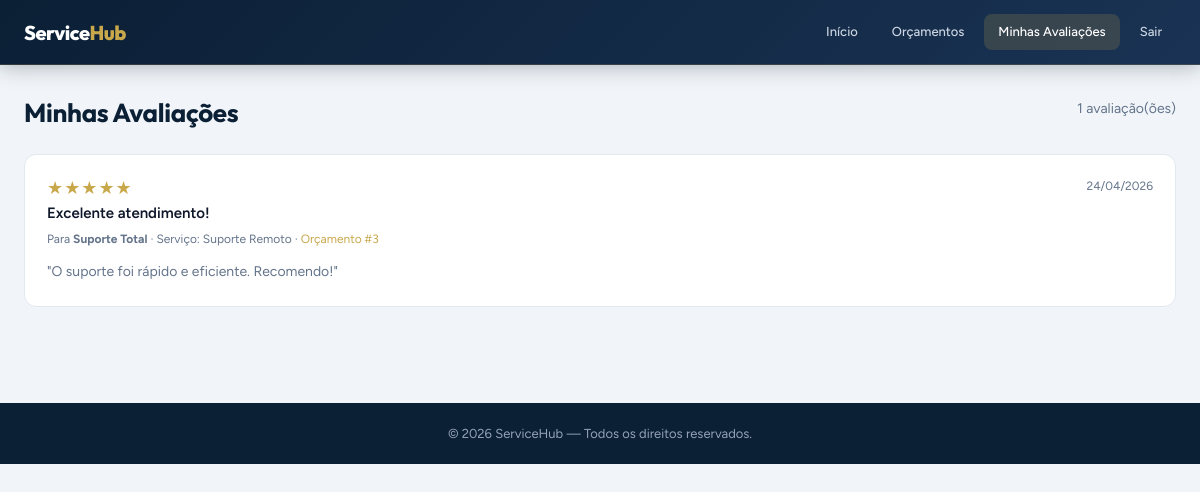
Screenshot of /avaliacoes/index.php (signed in) with the database file from the repository.
### tables this page shows
CREATE TABLE avaliacoes (
    id            INT AUTO_INCREMENT PRIMARY KEY,
    orcamento_id  INT NOT NULL,
    cliente_id    INT NOT NULL,
    empresa_id    INT NOT NULL,
    nota          TINYINT NOT NULL COMMENT '1 a 5 estrelas',
    titulo        VARCHAR(100),
    comentario    TEXT,
    resposta      TEXT    COMMENT 'Resposta da empresa',
    created_at    TIMESTAMP DEFAULT CURRENT_TIMESTAMP,
    updated_at    TIMESTAMP DEFAULT CURRENT_TIMESTAMP ON UPDATE CURRENT_TIMESTAMP,
    CONSTRAINT nota_range CHECK (nota BETWEEN 1 AND 5),
    FOREIGN KEY (orcamento_id) REFERENCES orcamentos(id)  ON DELETE CASCADE,
    FOREIGN KEY (cliente_id)   REFERENCES clientes(id)    ON DELETE CASCADE,
    FOREIGN KEY (empresa_id)   REFERENCES empresas(id)    ON DELETE CASCADE,
    UNIQUE KEY uq_avaliacao_orcamento (orcamento_id)   
);

CREATE TABLE empresas (
    id INT AUTO_INCREMENT PRIMARY KEY,
    nome_empresa VARCHAR(100) NOT NULL,
    email VARCHAR(100) NOT NULL UNIQUE,
    senha VARCHAR(255) NOT NULL,
    cnpj VARCHAR(20) UNIQUE,
    telefone VARCHAR(20),
    endereco TEXT,
    descricao TEXT,
    logo VARCHAR(255),
    site VARCHAR(100),
    status TINYINT DEFAULT 1 COMMENT '1=Ativa, 0=Inativa',
    created_at TIMESTAMP DEFAULT CURRENT_TIMESTAMP,
    updated_at TIMESTAMP DEFAULT CURRENT_TIMESTAMP ON UPDATE CURRENT_TIMESTAMP
);

CREATE TABLE servicos (
    id INT AUTO_INCREMENT PRIMARY KEY,
    empresa_id INT,
    nome VARCHAR(100) NOT NULL,
    descricao TEXT,
    valor DECIMAL(10,2) NOT NULL,
    duracao_estimada INT COMMENT 'Duração em horas',
    categoria VARCHAR(50),
    status TINYINT DEFAULT 1 COMMENT '1=Ativo, 0=Inativo',
    created_at TIMESTAMP DEFAULT CURRENT_TIMESTAMP,
    updated_at TIMESTAMP DEFAULT CURRENT_TIMESTAMP ON UPDATE CURRENT_TIMESTAMP,
    FOREIGN KEY (empresa_id) REFERENCES empresas(id) ON DELETE CASCADE
);

CREATE TABLE orcamentos (
    id INT AUTO_INCREMENT PRIMARY KEY,
    cliente_id INT NOT NULL,
    servico_id INT,
    empresa_id INT,
    quantidade INT DEFAULT 1,
    valor_total DECIMAL(10,2) NOT NULL DEFAULT 0,
    status ENUM('pendente','aprovado','rejeitado','concluido','expirado') DEFAULT 'pendente',
    observacoes TEXT,
    data_orcamento DATE NOT NULL,
    data_validade DATE,
    created_at TIMESTAMP DEFAULT CURRENT_TIMESTAMP,
    updated_at TIMESTAMP DEFAULT CURRENT_TIMESTAMP ON UPDATE CURRENT_TIMESTAMP,
    FOREIGN KEY (cliente_id) REFERENCES clientes(id) ON DELETE CASCADE,
    FOREIGN KEY (servico_id) REFERENCES servicos(id) ON DELETE SET NULL,
    FOREIGN KEY (empresa_id) REFERENCES empresas(id) ON DELETE SET NULL
);

### includes/auth.php (called while the page is built, shortened)
<?php
function isEmpresa() {
    return isset($_SESSION['tipo_usuario']) && $_SESSION['tipo_usuario'] === 'empresa';
}

### avaliacoes/index.php (the view, shortened to what this page needs)
<?php
require_once '../includes/config.php';
require_once '../includes/auth.php';
require_once '../includes/functions.php';
$is_empresa = isEmpresa();
$is_cliente = isCliente();
if ($is_empresa) {
    $eid = $_SESSION['empresa_id'];
    if ($_SERVER['REQUEST_METHOD'] === 'POST' && isset($_POST['resposta'], $_POST['avaliacao_id'])) {
        $aid = (int)$_POST['avaliacao_id'];
        $resp = trim($_POST['resposta']);
        $pdo->prepare("UPDATE avaliacoes SET resposta=? WHERE id=? AND empresa_id=?")
            ->execute([$resp ?: null, $aid, $eid]);
        header('Location: index.php?msg='.urlencode('Resposta salva!').'&type=success'); exit;
    }
    $dados = mediaAvaliacoes($pdo, $eid);
    $stmt  = $pdo->prepare("
        SELECT a.*, c.nome AS cliente_nome, o.id AS orc_id, s.nome AS servico_nome
        FROM avaliacoes a
        JOIN clientes c ON c.id = a.cliente_id
        JOIN orcamentos o ON o.id = a.orcamento_id
        LEFT JOIN servicos s ON s.id = o.servico_id
        WHERE a.empresa_id = ?
        ORDER BY a.created_at DESC");
    $stmt->execute([$eid]);
    $avaliacoes = $stmt->fetchAll();
} elseif ($is_cliente) {
    $cid  = $_SESSION['cliente_id'];
    $stmt = $pdo->prepare("
        SELECT a.*, e.nome_empresa, o.id AS orc_id, s.nome AS servico_nome
        FROM avaliacoes a
        JOIN empresas e ON e.id = a.empresa_id
        JOIN orcamentos o ON o.id = a.orcamento_id
        LEFT JOIN servicos s ON s.id = o.servico_id
        WHERE a.cliente_id = ?
        ORDER BY a.created_at DESC");
    $stmt->execute([$cid]);
    $avaliacoes = $stmt->fetchAll();
} else {
    header('Location: ../index.php'); exit;
}
?>
<!DOCTYPE html>
<html lang="pt-BR">
<head>
  <link rel="stylesheet" href="../css/estilo.css">
</head>
<body>
<nav class="dash-nav">
  <div class="inner">
    <div class="logo"><h1>Service<span class="logo-span">Hub</span></h1></div>
    <div class="nav-items">
      <?php if ($is_empresa): ?>
        <a href="../dashboard_empresa.php">Início</a>
        <a href="../orcamentos/index.php">Orçamentos</a>
        <a href="index.php" style="color:#fff;background:rgba(201,168,76,.18);">Avaliações</a>
      <?php else: ?>
        <a href="../dashboard_cliente.php">Início</a>
        <a href="../orcamentos/index.php">Orçamentos</a>
        <a href="index.php" style="color:#fff;background:rgba(201,168,76,.18);">Minhas Avaliações</a>
      <?php endif; ?>
      <a href="../logout.php">Sair</a>
    </div>
  </div>
</nav>
<div class="container">
  <div class="page-title-row">
    <h1><?= $is_empresa ? 'Avaliações Recebidas' : 'Minhas Avaliações' ?></h1>
    <span style="color:var(--text-muted);font-size:14px;"><?= count($avaliacoes) ?> avaliação(ões)</span>
  </div>
  <?php if (empty($avaliacoes)): ?>
  <div class="empty-state">
    <span class="icon">⭐</span>
    <p><?= $is_empresa ? 'Nenhuma avaliação recebida ainda.' : 'Você ainda não avaliou nenhum serviço.' ?></p>
  </div>
  <?php else: ?>
    <?php foreach ($avaliacoes as $av): ?>
    <div class="rev-card">
      <div class="rev-head">
        <div>
          <?= starRating($av['nota']) ?>
          <?php if ($av['titulo']): ?>
            <div class="rev-titulo"><?= htmlspecialchars($av['titulo']) ?></div>
          <?php endif; ?>
          <div class="rev-meta">
            <?php if ($is_empresa): ?>
              Por <strong><?= htmlspecialchars($av['cliente_nome']) ?></strong>
            <?php else: ?>
              Para <strong><?= htmlspecialchars($av['nome_empresa']) ?></strong>
            <?php endif; ?>
            · Serviço: <?= htmlspecialchars($av['servico_nome'] ?? '—') ?>
            · <a href="../orcamentos/view.php?id=<?=$av['orc_id']?>">Orçamento #<?=$av['orc_id']?></a>
          </div>
        </div>
        <span style="font-size:12px;color:var(--text-muted);"><?= formatDate($av['created_at'],'d/m/Y') ?></span>
      </div>
      <?php if ($av['comentario']): ?>
        <div class="rev-comentario">"<?= nl2br(htmlspecialchars($av['comentario'])) ?>"</div>
      <?php endif; ?>
    </div>
    <?php endforeach; ?>
  <?php endif; ?>
</div>
<footer style="background:var(--navy);color:var(--slate);text-align:center;padding:20px;margin-top:48px;font-size:13px;">
  © <?= date('Y') ?> ServiceHub — Todos os direitos reservados.
</footer>
</body>
</html>

### includes/functions.php (shortened to what this page needs)
<?php
function formatDate($date, $format = 'd/m/Y') {
    return (new DateTime($date))->format($format);
}
function starRating($nota, $small = false) {
    $size  = $small ? '14px' : '18px';
    $nota  = (float)$nota;
    $full  = (int)floor($nota);
    $half  = ($nota - $full) >= 0.4 ? 1 : 0;
    $empty = 5 - $full - $half;
    $html  = "<span class='stars' style='font-size:{$size};line-height:1;'>";
    $html .= str_repeat('<span style="color:#c9a84c;">★</span>', $full);
    $html .= str_repeat('<span style="color:#d0d8e0;">☆</span>', $empty);
    $html .= '</span>';
    return $html;
}

### css/estilo.css (style rules this page uses)
:root { --navy: #0b1f35; --navy-mid: #122642; --navy-soft: #1a3354; --navy-light: #234470; --gold: #c8a84b; --gold-lt: #dfc06a; --gold-dk: #a8882e; --gold-dim: rgba(200,168,75,.13); --gold-glow: rgba(200,168,75,.25); --green: #0e7a4e; --green-lt: #16a368; --green-bg: #ecfdf5; --red: #b91c1c; --red-lt: #dc2626; --red-bg: #fef2f2; --amber: #b45309; --amber-lt: #d97706; --amber-bg: #fffbeb; --blue: #1d4ed8; --blue-lt: #2563eb; --blue-bg: #eff6ff; --slate: #94a3b8; --slate-lt: #cbd5e1; --surface: #ffffff; --surface-2: #f8fafc; --bg: #f1f5f9; --border: #e2e8f0; --border-dk: #cbd5e1; --text: #0f172a; --text-2: #334155; --text-muted: #64748b; --r-xs: 4px; --r-sm: 8px; --r: 12px; --r-lg: 16px; --r-xl: 24px; --sh-xs: 0 1px 2px rgba(15,23,42,.06); --sh-sm: 0 1px 6px rgba(15,23,42,.08), 0 1px 3px rgba(15,23,42,.05); --sh: 0 4px 16px rgba(15,23,42,.09), 0 2px 6px rgba(15,23,42,.05); --sh-lg: 0 12px 40px rgba(15,23,42,.12), 0 4px 12px rgba(15,23,42,.06); --sh-xl: 0 24px 64px rgba(15,23,42,.18), 0 8px 20px rgba(15,23,42,.08); --ease: .2s cubic-bezier(.4,0,.2,1); --ease-out: .3s cubic-bezier(0,0,.2,1); --nav-h: 64px; --font-head: 'Outfit', system-ui, sans-serif; --font-body: 'Figtree', system-ui, sans-serif; --radius: var(--r); --radius-sm: var(--r-sm); --radius-lg: var(--r-lg); --shadow: var(--sh); --shadow-sm: var(--sh-sm); --shadow-lg: var(--sh-lg); --transition: var(--ease); --teal: #0d9488; --teal-lt: #14b8a6; --teal-bg: #f0fdfa; }
*, *::before, *::after { box-sizing: border-box; margin: 0; padding: 0; }
html { font-size: 15px; scroll-behavior: smooth; -webkit-text-size-adjust: 100%; }
body { font-family: var(--font-body); background: var(--bg); color: var(--text); line-height: 1.65; -webkit-font-smoothing: antialiased; -moz-osx-font-smoothing: grayscale; }
h1, h2, h3 { font-family: var(--font-head); color: var(--navy); line-height: 1.25; letter-spacing: -.3px; }
h1 { font-size: clamp(22px, 4vw, 30px); font-weight: 700; }
a { color: var(--gold); text-decoration: none; transition: color var(--ease); }
.container { max-width: 1240px; margin: 0 auto; padding: 32px 24px; }
.dash-nav { background: linear-gradient(135deg, var(--navy) 0%, var(--navy-soft) 100%); border-bottom: 1px solid rgba(200,168,75,.15); position: sticky; top: 0; z-index: 300; box-shadow: 0 2px 24px rgba(11,31,53,.35); }
.dash-nav .inner { max-width: 1240px; margin: 0 auto; padding: 0 24px; display: flex; align-items: center; justify-content: space-between; min-height: var(--nav-h); gap: 16px; }
.logo h1 { font-family: var(--font-head); font-size: 20px; font-weight: 800; color: #fff; letter-spacing: -.5px; }
.logo-span, .logo h1 span { color: var(--gold); }
.nav-items { display: flex; align-items: center; gap: 4px; flex-wrap: wrap; }
.nav-items a { color: var(--slate-lt); font-size: 13px; font-weight: 500; padding: 7px 13px; border-radius: var(--r-sm); transition: all var(--ease); display: flex; align-items: center; gap: 6px; white-space: nowrap; }
.page-title-row { display: flex; align-items: flex-start; justify-content: space-between; flex-wrap: wrap; gap: 14px; margin-bottom: 24px; }
.page-title-row h1 { font-size: clamp(20px, 3vw, 26px); }
.stars { display: inline-flex; align-items: center; gap: 1px; line-height: 1; }

### avaliacoes/index.php (style rules this page uses)
.dash-nav { background:linear-gradient(135deg,var(--navy) 0%,var(--navy-soft) 100%);border-bottom:1px solid rgba(201,168,76,.2);position:sticky;top:0;z-index:200;box-shadow:0 2px 20px rgba(13,27,42,.3); }
.dash-nav .inner { max-width:1200px;margin:0 auto;padding:0 24px;display:flex;align-items:center;justify-content:space-between;min-height:64px;flex-wrap:wrap;gap:12px; }
.nav-items { display:flex;gap:6px;flex-wrap:wrap;align-items:center; }
.nav-items a { color:var(--slate-lt);font-size:13px;font-weight:500;padding:7px 14px;border-radius:var(--radius-sm);transition:all var(--transition);text-decoration:none; }
.rev-card { background:#fff;border:1px solid var(--border);border-radius:var(--radius);padding:22px;margin-bottom:16px; }
.rev-head { display:flex;justify-content:space-between;align-items:flex-start;gap:12px;flex-wrap:wrap;margin-bottom:10px; }
.rev-meta { font-size:12px;color:var(--text-muted);margin-top:4px; }
.rev-titulo { font-weight:600;font-size:15px;margin-bottom:4px; }
.rev-comentario { font-size:14px;color:var(--text-muted);line-height:1.7; }

### rows the page displays
avaliacoes: nota "★ ★ ★ ★ ★", titulo "Excelente atendimento!", empresa.nome_empresa "Suporte Total", servicos.nome "Suporte Remoto", orcamento "3", created_at "24/04/2026", comentario "O suporte foi rápido e eficiente. Recomendo!"

### other values shown
count($avaliacoes) "1"
